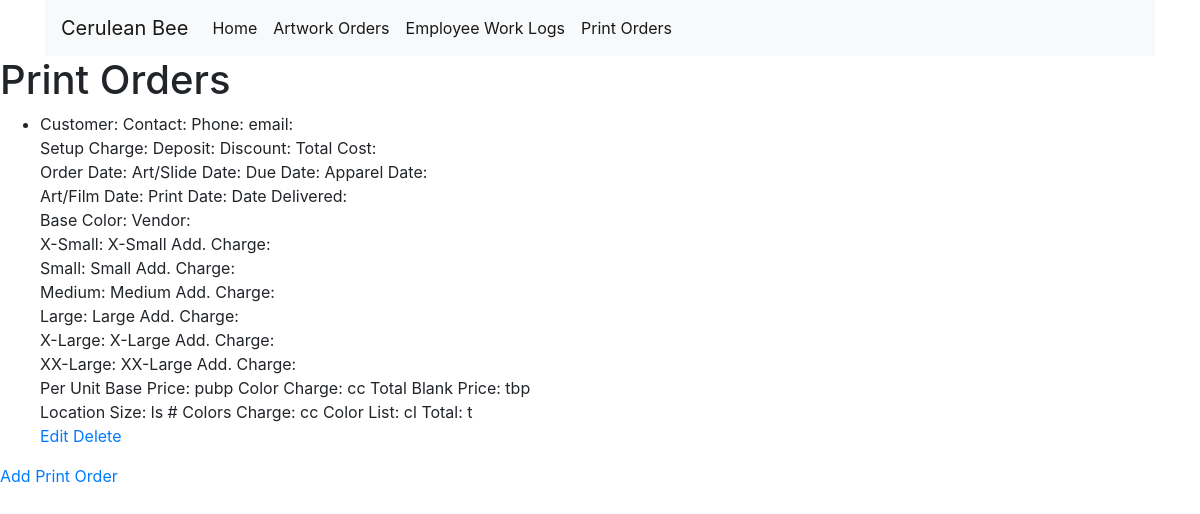
The app's page /print_order_home, older data.
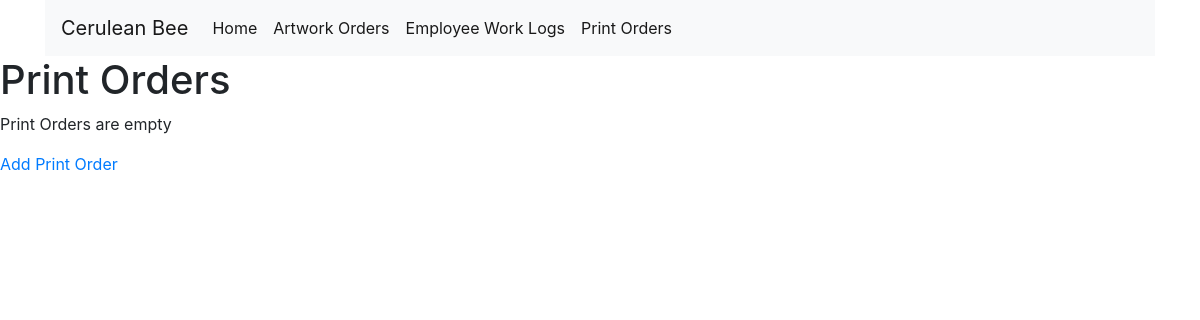
The same page, newer data.
### main.py (models this page shows)
class Print_Order(db.Model):
    id = db.Column(db.Integer, primary_key=True)
    customer = db.Column(db.String(250), nullable=True)
    contact = db.Column(db.String(250), nullable=True)
    phone = db.Column(db.String(250), nullable=True)
    email = db.Column(db.String(250), nullable=True)
    setup_charge = db.Column(db.String(250), nullable=True)
    deposit = db.Column(db.String(250), nullable=True)
    discount = db.Column(db.String(250), nullable=True)
    total_cost = db.Column(db.String(250), nullable=True)
    order_date = db.Column(db.String(250), nullable=True)
    art_slide_date = db.Column(db.String(250), nullable=True)
    due_date = db.Column(db.String(250), nullable=True)
    apparel_date = db.Column(db.String(250), nullable=True)
    art_film_date = db.Column(db.String(250), nullable=True)
    print_date = db.Column(db.String(250), nullable=True)
    date_delivered = db.Column(db.String(250), nullable=True)
    base_color = db.Column(db.String(250), nullable=True)
    vendor = db.Column(db.String(250), nullable=True)
    x_small_number = db.Column(db.Integer, nullable=True)
    x_small_add_charge = db.Column(db.String(250), nullable=True)
    small_number = db.Column(db.Integer, nullable=True)
    small_add_charge = db.Column(db.String(250), nullable=True)
    medium_number = db.Column(db.Integer, nullable=True)
    medium_add_charge = db.Column(db.String(250), nullable=True)
    large_number = db.Column(db.Integer, nullable=True)
    large_add_charge = db.Column(db.String(250), nullable=True)
    x_large_number = db.Column(db.Integer, nullable=True)
    x_large_add_charge = db.Column(db.String(250), nullable=True)
    xx_large_number = db.Column(db.Integer, nullable=True)
    xx_large_add_charge = db.Column(db.String(250), nullable=True)
    per_unit_base_price = db.Column(db.String(250), nullable=False)
    color_charge = db.Column(db.String(250), nullable=False)
    total_blank_price = db.Column(db.String(250), nullable=False)
    location_size = db.Column(db.String(250), nullable=False)
    num_colors_charge = db.Column(db.String(250), nullable=False)
    color_list = db.Column(db.String(250), nullable=False)
    total = db.Column(db.String(250), nullable=False)

### main.py (the view)
@app.route('/print_order_home')
def print_order_home():
    all_print_orders = db.session.query(Print_Order).all()
    return render_template('print_order_home.html', all_print_orders=all_print_orders)

### templates/print_order_home.html (shortened to what this page needs)
<!DOCTYPE html>
{% include "header.html" %}
<html lang="en">
<head>
</head>
<body>
<h1>Print Orders</h1>
    {% if all_print_orders == [] %}
    <p>Print Orders are empty</p>
    {% endif%}
    <ul>
        {% for print_order in all_print_orders %}
        <li>
            Customer: {{ print_order.customer }} Contact: {{ print_order.contact }} Phone: {{ print_order.phone }} email: {{ print_order.email }}<br>
            Setup Charge: {{ print_order.setup_charge }} Deposit: {{ print_order.deposit }} Discount: {{ print_order.discount }} Total Cost: {{ print_order.total_cost }}<br>
            Order Date: {{ print_order.order_date }} Art/Slide Date: {{ print_order.art_slide_date }} Due Date: {{ print_order.due_date }} Apparel Date: {{ print_order.apparel_date }}<br>
            Art/Film Date: {{ print_order.art_film_date }} Print Date: {{ print_order.print_date }} Date Delivered: {{ print_order.date_delivered }}<br>
            Base Color: {{ print_order.base_color }} Vendor: {{ print_order.vendor }}<br>
            X-Small: {{ print_order.x_small_number }} X-Small Add. Charge: {{ print_order.x_small_add_charge }}<br>
            Small: {{ print_order.small_number }} Small Add. Charge: {{ print_order.small_add_charge }}<br>
            Medium: {{ print_order.medium_number }} Medium Add. Charge: {{ print_order.medium_add_charge }}<br>
            Large: {{ print_order.large_number }} Large Add. Charge: {{ print_order.large_add_charge }}<br>
            X-Large: {{ print_order.x_large_number }} X-Large Add. Charge: {{ print_order.x_large_add_charge }}<br>
            XX-Large: {{ print_order.xx_large_number }} XX-Large Add. Charge: {{ print_order.xx_large_add_charge }}<br>
            Per Unit Base Price: {{ print_order.per_unit_base_price }} Color Charge: {{ print_order.color_charge }} Total Blank Price: {{print_order.total_blank_price}}<br>
            Location Size: {{ print_order.location_size }} # Colors Charge: {{ print_order.num_colors_charge }} Color List: {{print_order.color_list}} Total: {{print_order.total}}<br>
            <a href="{{ url_for('edit_print_order', id=print_order.id) }}">Edit</a>
            <a href="{{ url_for('delete_print_order', id=print_order.id) }}">Delete</a>
        </li>
        {% endfor %}
    </ul>
<a href="{{ url_for('add_print_order') }}">Add Print Order</a>
</body>
</html>
{% include "footer.html" %}

Row changes from the older to the newer data that the page shows:
removed Print_Order: per_unit_base_price "pubp", color_charge "cc", total_blank_price "tbp", location_size "ls", num_colors_charge "cc", color_list "cl", total "t"
Text that changed along with them:
text now shown: "Print Orders are empty"
